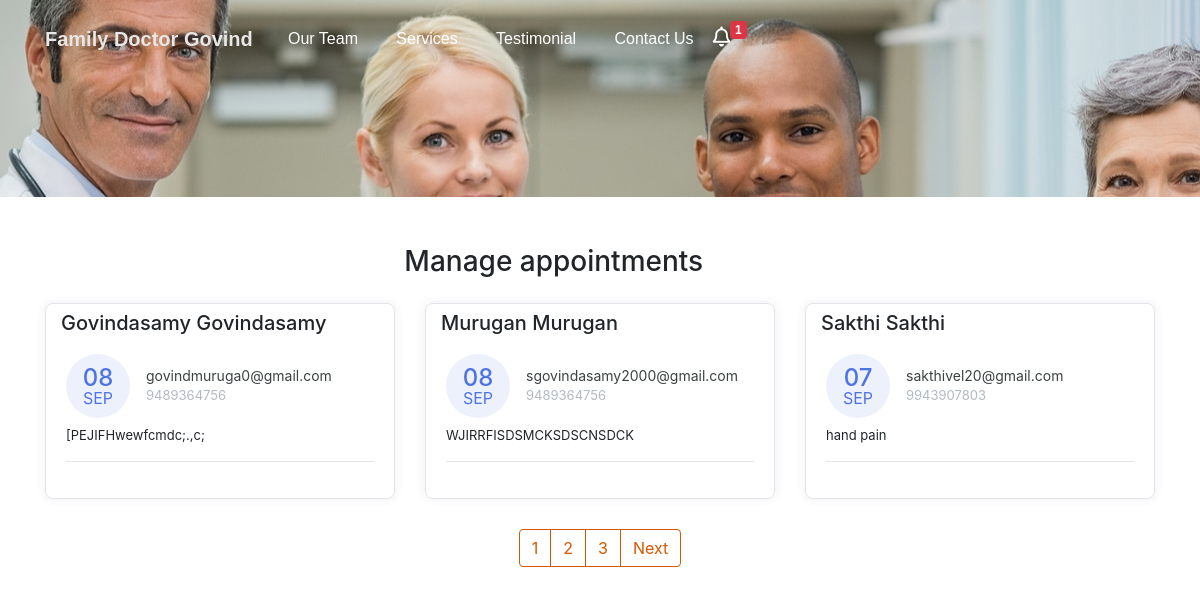
The page /manage-appointments/ on the database its author committed.
### doctorApp/models.py (models this page shows, shortened)
class Appointment(models.Model):
    first_name = models.CharField(max_length=50)
    last_name = models.CharField(max_length=50)
    email = models.CharField(max_length=50)
    phone = models.CharField(max_length=50)
    request = models.TextField(blank=True)
    sent_date = models.DateField(auto_now_add=True)
    accepted = models.BooleanField(default=False)
    accepted_date = models.DateField(auto_now_add=False, null=True, blank=True)
    class Meta:
        ordering = ["-sent_date"]

### doctorApp/views.py (the view, shortened to what this page needs)
# urls.py: path("manage-appointments/", ManageAppointmentTemplateView.as_view(), name="manage"),
class ManageAppointmentTemplateView(ListView):
    template_name = "manage-appointments.html"
    model = Appointment
    context_object_name = "appointments"
    login_required = True
    paginate_by = 3
    def get_context_data(self,*args, **kwargs):
        context = super().get_context_data(*args, **kwargs)
        appointments = Appointment.objects.all()
        context.update({
            "title":"Manage Appointments"
        })
        return context

### doctorApp/context_processors.py (called while the page is built)
def get_notification(request):
    count = Appointment.objects.filter(accepted=False).count()
    data = {
        "count":count
    }
    return data

### templates/manage-appointments.html (shortened to what this page needs)
{% extends 'base.html' %}
{% block content %}
    <div class="container mt-5">
        <div class="col-11 text-center mt-4 mb-4">
            <h3>
                Manage appointments
            </h3>
        </div>
        <div class="row">
        {% for app in appointments %}
            <div class="col-lg-4">
                <div class="card card-margin">
                    <div class="card-header no-border">
                        <h5 class="card-title">{{app.first_name}} {{app.last_name}}</h5>
                    </div>
                    <div class="card-body pt-0">
                        <div class="widget-49">
                            <div class="widget-49-title-wrapper">
                                <div class="widget-49-date-primary">
                                    <span class="widget-49-date-day">{{app.sent_date|date:"d"}}</span>
                                    <span class="widget-49-date-month">{{app.sent_date|date:"M"}}</span>
                                </div>
                                <div class="widget-49-meeting-info">
                                    <span class="widget-49-pro-title">{{app.email}}</span>
                                    <span class="widget-49-meeting-time">{{app.phone}}</span>
                                </div>
                            </div>
                            <div class="widget-49-meeting-points">
                                <span>{{app.request}}</span>
                            </div>
                            <hr class="w-100">
                        </div>
                    </div>
                </div>
            </div>
        {% endfor %}
        </div>
        {% if is_paginated %}
        <div class="wrapper">
            <nav aria-label="Page navigation example">
                <ul class="pagination">
                    {% for number in page_obj.paginator.page_range %}
                    <li class="page-item"><a class="page-link" href="?page={{number}}">{{number}}</a></li>
                    {% endfor %}
                    {% if page_obj.has_next %}
                    <li class="page-item"><a class="page-link" href="?page={{page_obj.prebious_page_number}}">Next</a></li>
                    {% endif %}
                </ul>
            </nav>
        </div>
        {% endif %}
{% endblock content %}

### templates/base.html (shortened to what this page needs)
{% load static %}
<!DOCTYPE html>
<html lang="en">
<head>
  <link href="{% static 'css/bootstrap.min.css' %}" rel="stylesheet">
  <link rel="stylesheet" href="https://cdnjs.cloudflare.com/ajax/libs/font-awesome/5.15.3/css/all.min.css" />
  <link rel="stylesheet" href="{% static 'css/styles.css' %}" />
</head>
<body>
  <div class="header" style="
  background: rgb(177, 177, 177) url('../static/img/header.png') no-repeat fixed center
  {% if "appointment" in request.path %}
  max-height:100px!important;min-height:100px!important;
  {% endif %}
  ">
    <nav class="navbar navbar-dark navbar-expand-md navigation-clean-search">
        <div class="container"><a class="navbar-brand" href="{% url 'home' %}">Family Doctor Govind</a>
            <div class="collapse navbar-collapse"
                id="navcol-1">
                <ul class="nav navbar-nav">
                    <li class="nav-item" role="presentation">
                        <a class="nav-link active" href="#team">Our Team</a>
                    </li>
                    <li class="nav-item" role="presentation">
                        <a class="nav-link active" href="#services">Services</a>
                    </li>
                    <li class="nav-item" role="presentation">
                        <a class="nav-link active" href="#reviews">Testimonial</a>
                    </li>
                    <li class="nav-item" role="presentation">
                        <a class="nav-link active" href="#contact">Contact Us</a>
                    </li>
                    <li class="nav-item" role="presentation">
                    <a href="{% url 'manage' %}" style="float: left;cursor:pointer;" aria-expanded="true" title="You Have 6 New Appointments">
                      <i class="far fa-bell" style="font-size: 20px; float: left; color: white"></i>
                    </a>
                  <span class="badge badge-danger">{{count}}</span>
                   </li>
                </ul>
            </div>
        </div>
    </nav>
</div>
    {% block content %}{% endblock content %}
</body>
</html>

### static/css/styles.css (style rules this page uses)
.header { background: rgb(142, 144, 145) url("img/header.png") no-repeat fixed center; min-height: 750px; font-family:'Source Sans Pro', sans-serif; }
@media (min-width:768px) { .header { padding-bottom:120px; } }
.header .navbar { padding-top:.75rem; padding-bottom:.75rem; color:#e7e7e5; border-radius:0; box-shadow:none; border:none; }
@media (min-width:768px) { .header .navbar { padding-top:1rem; padding-bottom:1rem; } }
.header .navbar .navbar-brand { font-weight:bold; color:inherit; }
.header .navbar .navbar-collapse { border-top:1px solid rgba(6, 106, 50, 0.3); margin-top:.5rem; }
@media (min-width:768px) { .header .navbar .navbar-collapse { border-color:transparent; margin:0; } }
.header .navbar .navbar-nav a.active, .header .navbar .navbar-nav > .show .dropdown-item { background:none; box-shadow:none; }
@media (min-width: 768px) { .header .navbar-nav .nav-link { padding-left:.7rem; padding-right:.7rem; } }
@media (min-width: 992px) { .header .navbar-nav .nav-link { padding-left:1.2rem; padding-right:1.2rem; } }
@media (min-width: 768px) { .navbar-nav>li>a { padding-top: 10px; padding-bottom: 10px; } }

### rows shown on the page
Appointment: first_name "Govindasamy", last_name "Govindasamy", sent_date "08", sent_date "SEP", email "govindmuruga0@gmail.com", phone "9489364756", request "[PEJIFHwewfcmdc;.,c;"
Appointment: first_name "Murugan", last_name "Murugan", sent_date "08", sent_date "SEP", email "sgovindasamy2000@gmail.com", phone "9489364756", request "WJIRRFISDSMCKSDSCNSDCK"
Appointment: first_name "Sakthi", last_name "Sakthi", sent_date "07", sent_date "SEP", email "sakthivel20@gmail.com", phone "9943907803", request "hand pain"

### other values the page prints
{{ count }} "1"
{{ number }} "1" "2" "3"
